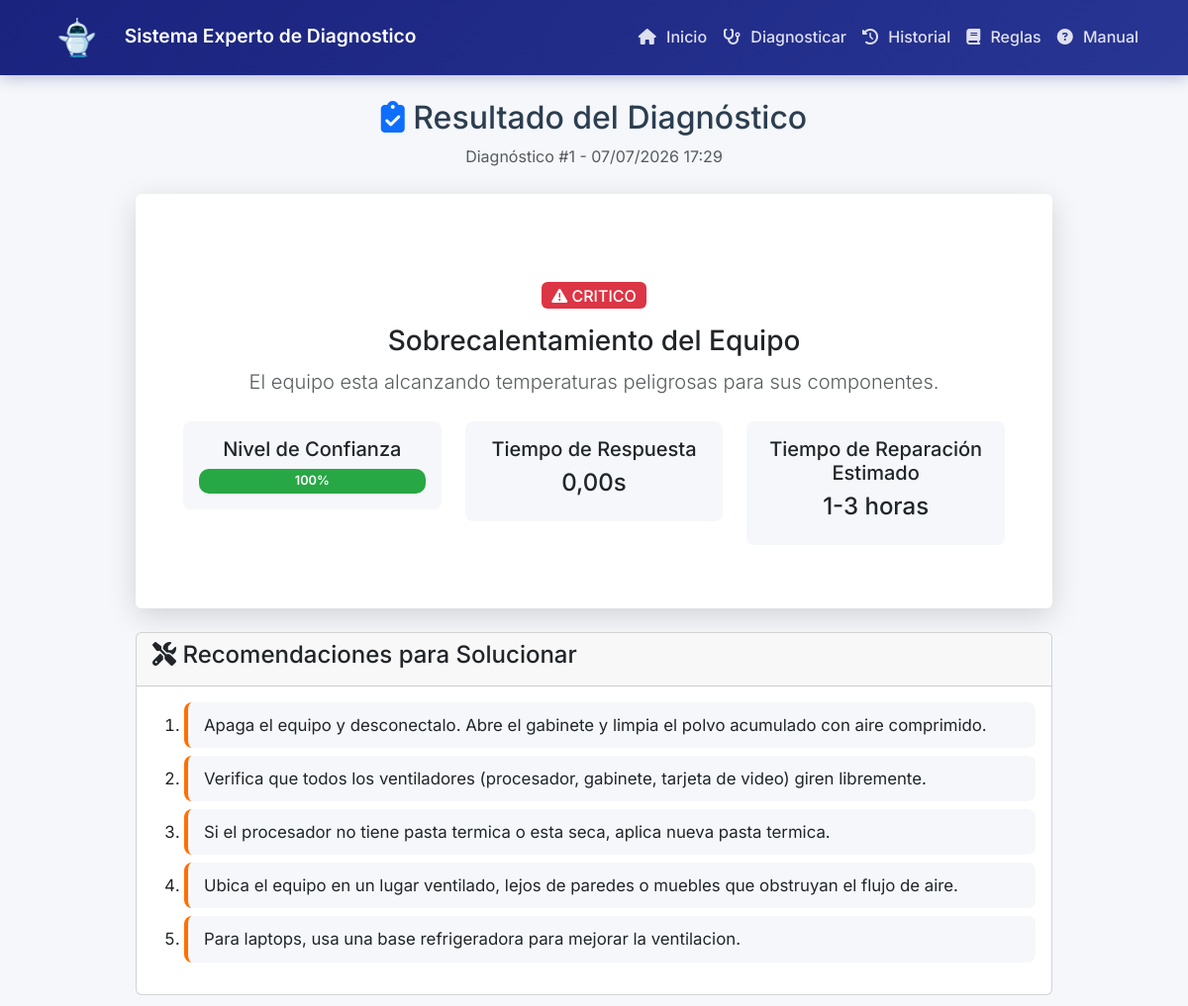
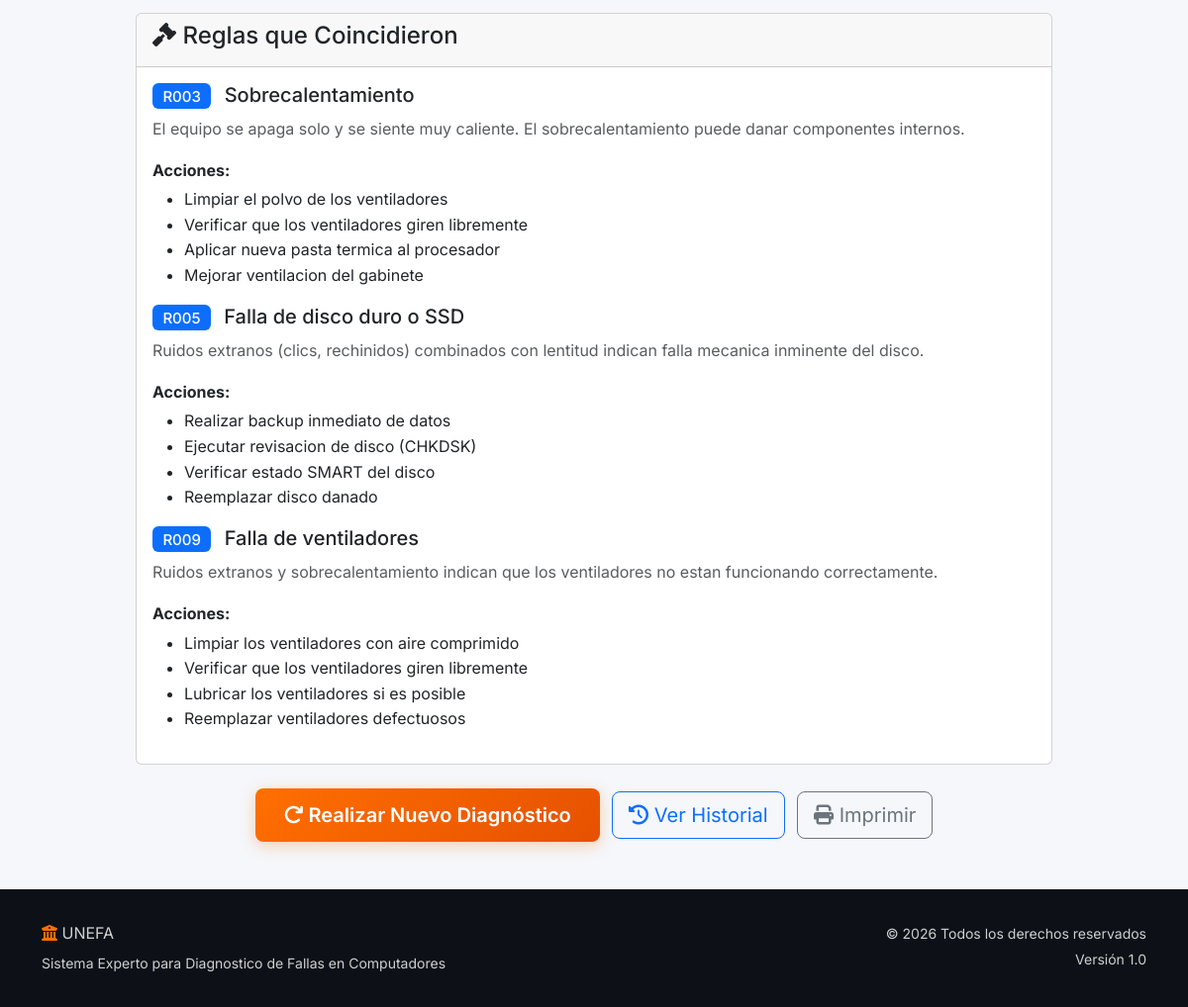
/resultado/1/, run on the app's committed database (2 pictures, top to bottom).
### diagnosticos/models.py (models this page shows, shortened)
class Diagnostico(models.Model):
    ESTADOS = [
        ('en_curso', 'En curso'),
        ('completado', 'Completado'),
        ('cancelado', 'Cancelado'),
    ]
    usuario = models.ForeignKey(User, on_delete=models.SET_NULL, null=True, blank=True, verbose_name='Usuario')
    sesion_id = models.CharField(max_length=100, blank=True, null=True, verbose_name='ID de sesion')
    fecha_inicio = models.DateTimeField(default=timezone.now, verbose_name='Fecha de inicio')
    fecha_fin = models.DateTimeField(null=True, blank=True, verbose_name='Fecha de finalizacion')
    estado = models.CharField(max_length=20, choices=ESTADOS, default='en_curso', verbose_name='Estado')
    sintomas = models.JSONField(default=dict, blank=True, verbose_name='Sintomas reportados')
    diagnostico_final = models.TextField(blank=True, null=True, verbose_name='Diagnostico final')
    falla_encontrada = models.CharField(max_length=100, blank=True, null=True, verbose_name='Falla encontrada')
    recomendaciones = models.JSONField(default=list, blank=True, verbose_name='Recomendaciones')
    reglas_aplicadas = models.JSONField(default=list, blank=True, verbose_name='Reglas aplicadas')
    confianza = models.IntegerField(default=0, verbose_name='Nivel de confianza (%)')
    tiempo_respuesta = models.FloatField(default=0, verbose_name='Tiempo de respuesta (segundos)')
    ip_usuario = models.GenericIPAddressField(blank=True, null=True, verbose_name='IP del usuario')
    class Meta:
        verbose_name = 'Diagnostico'
        verbose_name_plural = 'Diagnosticos'
        ordering = ['-fecha_inicio']

### diagnosticos/views.py (the view)
# urls.py: path('resultado/<int:diagnostico_id>/', views.obtener_resultado, name='resultado'),
def obtener_resultado(request, diagnostico_id):
    diagnostico = get_object_or_404(Diagnostico, id=diagnostico_id)
    falla = base_cono.obtener_falla(diagnostico.falla_encontrada) if diagnostico.falla_encontrada else None
    context = {
        'diagnostico': diagnostico,
        'falla': falla,
        'recomendaciones': diagnostico.recomendaciones or [],
        'reglas_detalle': diagnostico.reglas_aplicadas or [],
    }
    return render(request, 'diagnosticos/resultado.html', context)

### conocimiento/base_conocimiento.py (called while the page is built)
    def obtener_falla(self, falla_id):
        return self.fallas.get(falla_id)

### diagnosticos/templatetags/diagnosticos_tags.py (called while the page is built)
@register.filter
def porcentaje_a_color(value):
    if value >= 80:
        return '#28a745'
    elif value >= 50:
        return '#ffc107'
    else:
        return '#dc3545'

### diagnosticos/templates/diagnosticos/resultado.html (shortened to what this page needs)
{% extends "diagnosticos/base.html" %}
{% load static %}
{% load diagnosticos_tags %}
{% block content %}
<div class="container py-4">
    <div class="row">
        <div class="col-lg-10 mx-auto">
            <div class="resultado-header text-center mb-4 animate-fade-in">
                <h2><i class="fas fa-clipboard-check text-primary"></i> Resultado del Diagnóstico</h2>
                <p class="text-muted">Diagnóstico #{{ diagnostico.id }} - {{ diagnostico.fecha_fin|date:"d/m/Y H:i"|default:"En curso" }}</p>
            </div>
            {% if falla %}
            <div class="card resultado-card mb-4 animate-slide-up">
                <div class="card-body text-center p-5">
                    <div class="resultado-icon mb-3">
                    </div>
                    <span class="badge bg-{% if falla.gravedad == 'critico' %}danger{% elif falla.gravedad == 'medio' %}warning{% else %}info{% endif %} mb-3" style="font-size:1rem;">
                        <i class="fas fa-exclamation-triangle"></i> {{ falla.gravedad|upper }}
                    </span>
                    <h3 class="mb-2">{{ falla.nombre }}</h3>
                    <p class="lead text-muted">{{ falla.descripcion }}</p>
                    <div class="row mt-4">
                        <div class="col-md-4 mb-3">
                            <div class="confianza-card">
                                <h5>Nivel de Confianza</h5>
                                <div class="progress" style="height:25px;">
                                    <div class="progress-bar" style="width:{{ diagnostico.confianza }}%;background-color:{{ diagnostico.confianza|porcentaje_a_color }};">
                                        {{ diagnostico.confianza }}%
                                    </div>
                                </div>
                            </div>
                        </div>
                        <div class="col-md-4 mb-3">
                            <div class="confianza-card">
                                <h5>Tiempo de Respuesta</h5>
                                <p class="h4">{{ diagnostico.tiempo_respuesta|floatformat:2 }}s</p>
                            </div>
                        </div>
                        <div class="col-md-4 mb-3">
                            <div class="confianza-card">
                                <h5>Tiempo de Reparación Estimado</h5>
                                <p class="h4">{{ falla.tiempo_reparacion }}</p>
                            </div>
                        </div>
                    </div>
                </div>
            </div>
            <div class="card mb-4 animate-slide-up delay-1">
                <div class="card-header">
                    <h4><i class="fas fa-tools"></i> Recomendaciones para Solucionar</h4>
                </div>
                <div class="card-body">
                    <ol class="recomendaciones-list">
                        {% for rec in recomendaciones %}
                        <li class="mb-2">{{ rec }}</li>
                        {% endfor %}
                    </ol>
                </div>
            </div>
            {% if reglas_detalle %}
            <div class="card mb-4 animate-slide-up delay-2">
                <div class="card-header">
                    <h4><i class="fas fa-gavel"></i> Reglas que Coincidieron</h4>
                </div>
                <div class="card-body">
                    {% for regla in reglas_detalle %}
                    <div class="regla-activada mb-3">
                        <h5><span class="badge bg-primary me-2">{{ regla.id }}</span> {{ regla.nombre }}</h5>
                        {% if regla.explicacion %}
                        <p class="text-muted">{{ regla.explicacion }}</p>
                        {% endif %}
                        {% if regla.acciones %}
                        <p class="mb-1"><strong>Acciones:</strong></p>
                        <ul>
                            {% for accion in regla.acciones %}
                            <li>{{ accion }}</li>
                            {% endfor %}
                        </ul>
                        {% endif %}
                    </div>
                    {% endfor %}
                </div>
            </div>
            {% endif %}
            {% endif %}
            <div class="text-center mb-4">
                <a href="{% url 'iniciar_diagnostico' %}" class="btn btn-primary btn-lg unefa-btn">
                    <i class="fas fa-redo"></i> Realizar Nuevo Diagnóstico
                </a>
                <a href="{% url 'historial' %}" class="btn btn-outline-primary btn-lg ms-2">
                    <i class="fas fa-history"></i> Ver Historial
                </a>
                <button onclick="window.print()" class="btn btn-outline-secondary btn-lg ms-2">
                    <i class="fas fa-print"></i> Imprimir
                </button>
            </div>
        </div>
    </div>
</div>
{% endblock %}

### static/css/style.css (style rules this page uses)
:root { --unefa-primary: #1a237e; --unefa-secondary: #ff6f00; --unefa-accent: #00bcd4; --unefa-bg: #f5f7fa; --unefa-dark: #0d1117; --unefa-card-bg: #ffffff; --unefa-text: #2c3e50; --unefa-text-light: #6c757d; --unefa-border: #e0e0e0; --unefa-shadow: 0 4px 20px rgba(0, 0, 0, 0.08); --unefa-shadow-hover: 0 8px 30px rgba(0, 0, 0, 0.15); --unefa-radius: 12px; --unefa-radius-sm: 8px; --unefa-transition: all 0.3s ease; }
* { margin: 0; padding: 0; box-sizing: border-box; }
body { font-family: 'Inter', 'Segoe UI', sans-serif; background: var(--unefa-bg); color: var(--unefa-text); line-height: 1.6; min-height: 100vh; display: flex; flex-direction: column; }
a { color: var(--unefa-primary); text-decoration: none; transition: var(--unefa-transition); }
.unefa-btn { background: linear-gradient(135deg, var(--unefa-secondary) 0%, #e65100 100%); border: none; color: #fff; font-weight: 600; padding: 0.75rem 1.8rem; border-radius: var(--unefa-radius-sm); transition: var(--unefa-transition); box-shadow: 0 4px 15px rgba(255, 111, 0, 0.3); }
.progress { border-radius: 10px; background: #e9ecef; overflow: hidden; }
.progress-bar { transition: width 0.6s ease; font-weight: 600; font-size: 0.8rem; display: flex; align-items: center; justify-content: center; }
.resultado-card { border: none; box-shadow: var(--unefa-shadow-hover); }
.confianza-card { background: var(--unefa-bg); padding: 1rem; border-radius: var(--unefa-radius-sm); }
.recomendaciones-list { font-size: 1.05rem; line-height: 1.8; }
.recomendaciones-list li { margin-bottom: 0.5rem; padding: 0.5rem 1rem; background: var(--unefa-bg); border-radius: var(--unefa-radius-sm); border-left: 4px solid var(--unefa-secondary); }
.badge { font-weight: 500; padding: 0.35rem 0.65rem; }

### static/css/responsive.css (style rules this page uses)
@media (min-width: 1200px) { .container { max-width: 1140px; } }

### static/css/animations.css (style rules this page uses)
.animate-fade-in { animation: fadeIn 0.6s ease forwards; }
.animate-slide-up { animation: slideUp 0.6s ease forwards; opacity: 0; }
.delay-1 { animation-delay: 0.1s; }
.delay-2 { animation-delay: 0.2s; }

### data on the page
Diagnostico: id "1", fecha_fin "07/07/2026 17:29", nombre "Sobrecalentamiento del Equipo", confianza "100", tiempo_respuesta "0,00"

### other printed values
{{ falla.gravedad|upper }} "CRITICO"
{{ falla.descripcion }} "El equipo esta alcanzando temperaturas peligrosas para sus componentes."
{{ falla.tiempo_reparacion }} "1-3 horas"
{{ rec }} "Apaga el equipo y desconectalo. Abre el gabinete y limpia el polvo acumulado con aire comprimido." "Verifica que todos los ventiladores (procesador, gabinete, tarjeta de video) giren libremente." "Si el procesador no tiene pasta termica o esta seca, aplica nueva pasta termica." "Ubica el equipo en un lugar ventilado, lejos de paredes o muebles que obstruyan el flujo de aire." "Para laptops, usa una base refrigeradora para mejorar la ventilacion."
{{ regla.id }} "R003" "R005" "R009"
{{ regla.nombre }} "Sobrecalentamiento" "Falla de disco duro o SSD" "Falla de ventiladores"
{{ regla.explicacion }} "El equipo se apaga solo y se siente muy caliente. El sobrecalentamiento puede danar componentes internos." "Ruidos extranos (clics, rechinidos) combinados con lentitud indican falla mecanica inminente del disco." "Ruidos extranos y sobrecalentamiento indican que los ventiladores no estan funcionando correctamente."
{{ accion }} "Limpiar el polvo de los ventiladores" "Verificar que los ventiladores giren libremente" "Aplicar nueva pasta termica al procesador" "Mejorar ventilacion del gabinete" "Realizar backup inmediato de datos" "Ejecutar revisacion de disco (CHKDSK)" "Verificar estado SMART del disco" "Reemplazar disco danado" "Limpiar los ventiladores con aire comprimido" "Verificar que los ventiladores giren libremente" "Lubricar los ventiladores si es posible" "Reemplazar ventiladores defectuosos"
